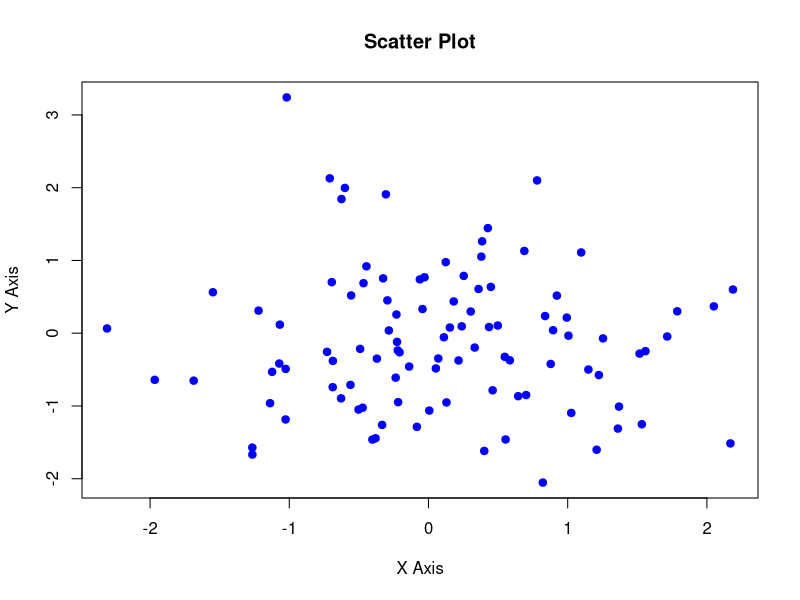
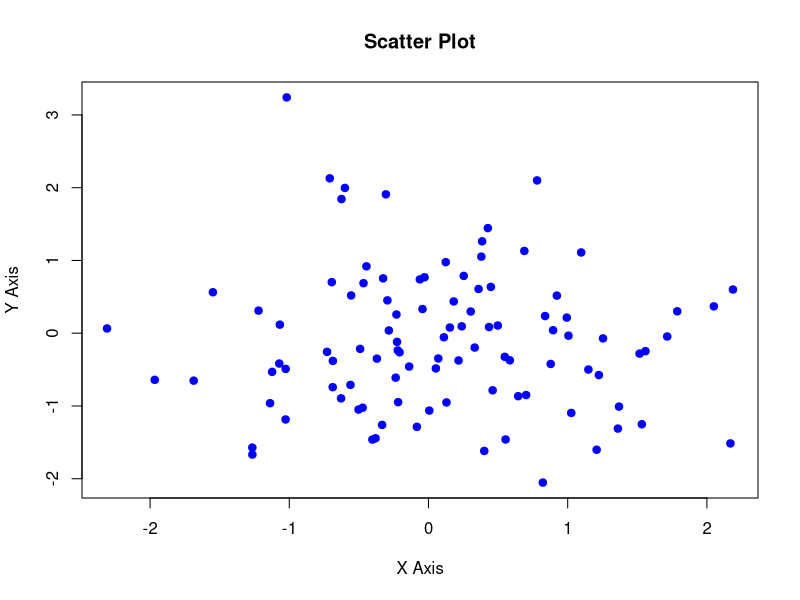
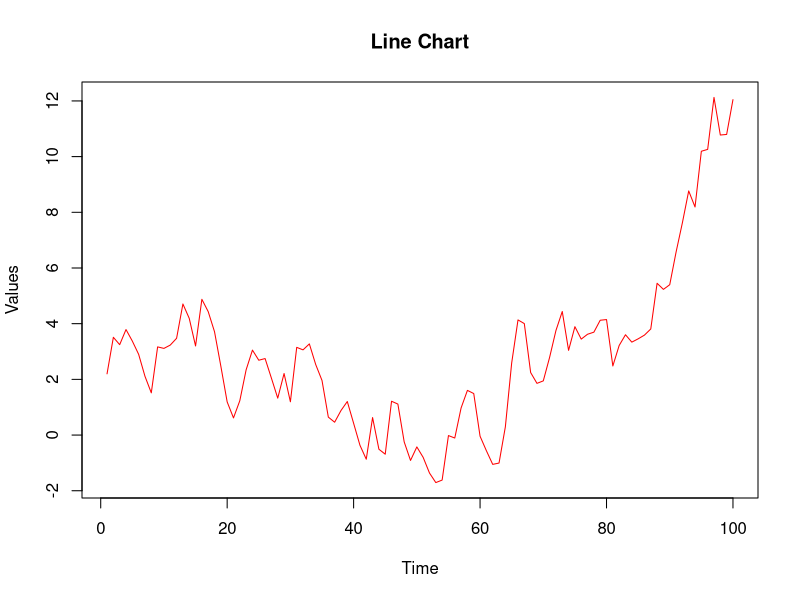
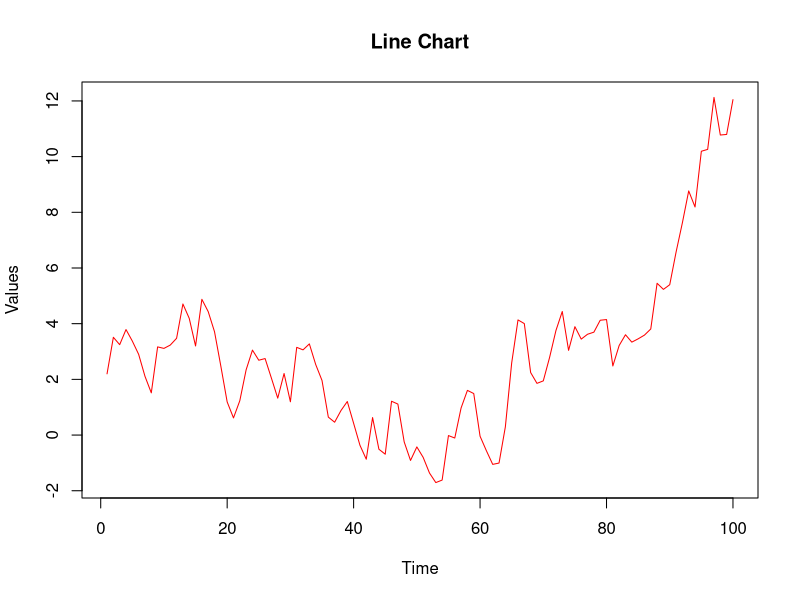
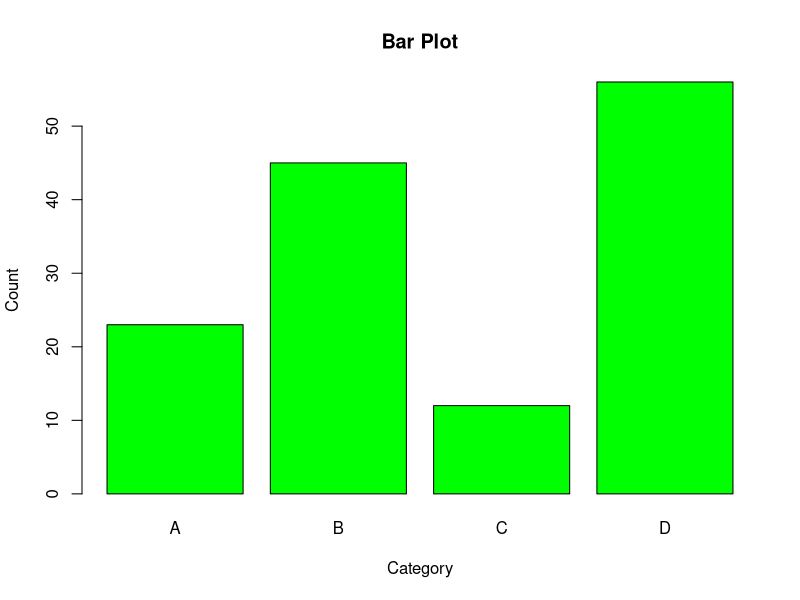
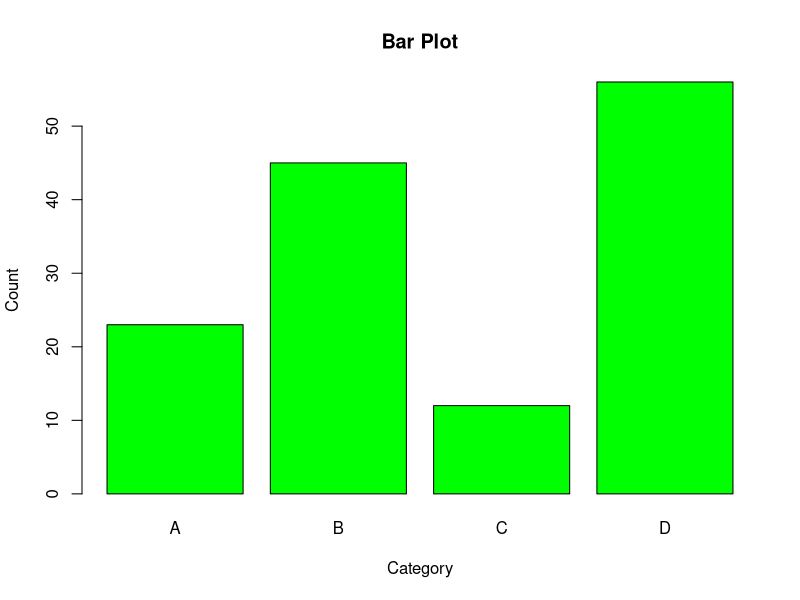
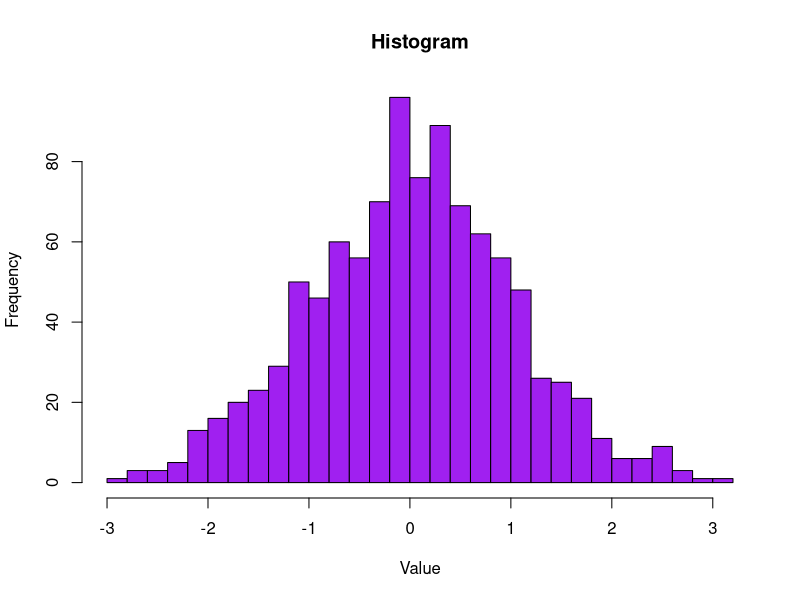
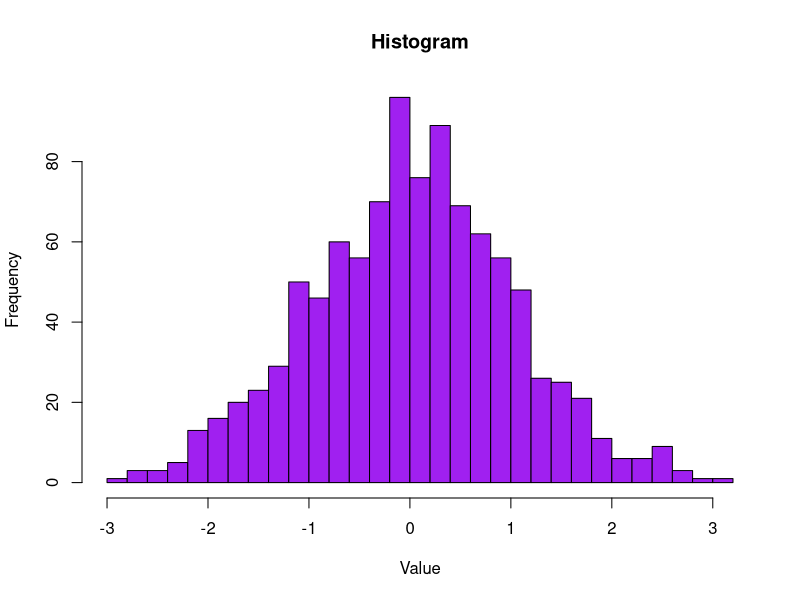

These charts were generated, in order, by the following R code:
## ---- chunk 1

# Creating sample data

set.seed(123)

x <- rnorm(100)

y <- rnorm(100)



# Creating a scatter plot

plot(x, y, main = "Scatter Plot", xlab = "X Axis", ylab = "Y Axis", pch = 19, col = "blue")

## ---- chunk 2

# Plot result

plot(x, y, main = "Scatter Plot", xlab = "X Axis", ylab = "Y Axis", pch = 19, col = "blue")

## ---- chunk 3

# Creating sample data

time <- 1:100

values <- cumsum(rnorm(100))



# Creating a line chart

plot(time, values, type = "l", main = "Line Chart", xlab = "Time", ylab = "Values", col = "red")

## ---- chunk 4

# Plot result

plot(time, values, type = "l", main = "Line Chart", xlab = "Time", ylab = "Values", col = "red")

## ---- chunk 5

# Creating sample data

categories <- c("A", "B", "C", "D")

counts <- c(23, 45, 12, 56)



# Creating a bar plot

barplot(counts, names.arg = categories, main = "Bar Plot", xlab = "Category", ylab = "Count", col = "green")

## ---- chunk 6

# Plot result

barplot(counts, names.arg = categories, main = "Bar Plot", xlab = "Category", ylab = "Count", col = "green")

## ---- chunk 7

# Creating sample data

data <- rnorm(1000)



# Creating a histogram

hist(data, main = "Histogram", xlab = "Value", ylab = "Frequency", col = "purple", breaks = 30)

## ---- chunk 8

# Plot result

hist(data, main = "Histogram", xlab = "Value", ylab = "Frequency", col = "purple", breaks = 30)

## ---- chunk 9

# Plot result

boxplot(data, main = "Box Plot", xlab = "Group", ylab = "Value", col = c("orange", "yellow", "cyan"))

